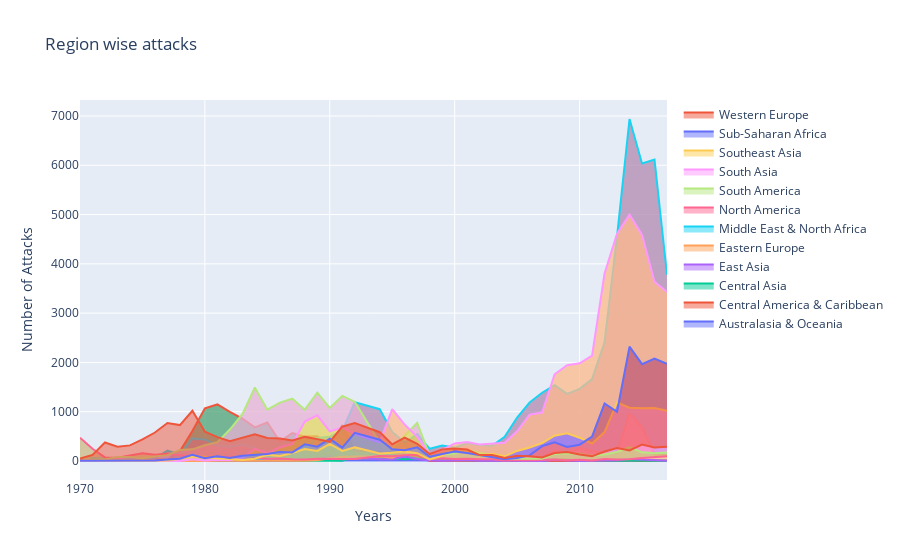

The notebook cell saved with this chart:
### Code cell
region = pd.crosstab(df.Year, df.Region)


fig = go.Figure()

for col in region.columns:
    fig.add_trace(go.Scatter(x=region.index, y=region[col], mode='lines', name=col, fill='tonexty'))

# Update layout and labels
fig.update_layout(title='Region wise attacks',
                  xaxis_title='Years', yaxis_title='Number of Attacks',
                  showlegend=True, template='plotly')

fig.show()
